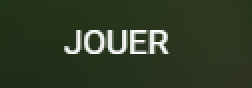
#> input picture resources/assets/templates/ankama/empty_play.png, 126 x 44 px (shown 2 times larger)
$ python -i transformation.py   (imports and definitions only)
#> lines starting #> are read from the running program, lines starting #| are printed output that depends on the picture; after the words box and inside, x2 and y2 are one past the last pixel; in counts of white or black regions, pixels touching at a corner belong together
import cv2
import numpy
from D2Shared.shared.schemas.region import RegionSchema


def img_to_gray(img: numpy.ndarray) -> numpy.ndarray:
    return cv2.cvtColor(img, cv2.COLOR_RGB2GRAY)


def img_to_hsv(img: numpy.ndarray) -> numpy.ndarray:
    return cv2.cvtColor(img, cv2.COLOR_RGB2HSV)


def img_to_bgr(img: numpy.ndarray) -> numpy.ndarray:
    return cv2.cvtColor(img, cv2.COLOR_RGB2BGR)


def crop_image(image: numpy.ndarray, area: RegionSchema) -> numpy.ndarray:
    return image[area.top : area.bot, area.left : area.right]


def img_gray_to_binary(image: numpy.ndarray, is_adaptative=False) -> numpy.ndarray:
    if is_adaptative:
        binary_img = cv2.adaptiveThreshold(
            image,
            255,
            cv2.ADAPTIVE_THRESH_GAUSSIAN_C,
            cv2.THRESH_BINARY,
            11,
            2,
        )
    else:
        _, binary_img = cv2.threshold(
            image,
            0,
            255,
            cv2.THRESH_BINARY + cv2.THRESH_OTSU,
        )
    return binary_img


def image_to_black_white(image: numpy.ndarray, is_adaptative=False) -> numpy.ndarray:
    img_gray = img_to_gray(image)
    return img_gray_to_binary(img_gray, is_adaptative=is_adaptative)


def get_inverted_image(image: numpy.ndarray) -> numpy.ndarray:
    image = cv2.bitwise_not(image)
    return image

>>> import cv2
>>> picture = cv2.cvtColor(cv2.imread('../../resources/assets/templates/ankama/empty_play.png'), cv2.COLOR_BGR2RGB)
>>> result = image_to_black_white(picture)
#> in img_gray_to_binary, `_, binary_img = cv2.threshold( image, 0, 255, cv2.THRESH_BINARY + cv2...`:
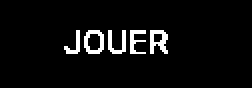
#> binary_img: shape (44, 126) (shown 2 times larger); 4.9% white in thin lines or dots, all inside (x1, y1, x2, y2) = (32, 15, 84, 27)
